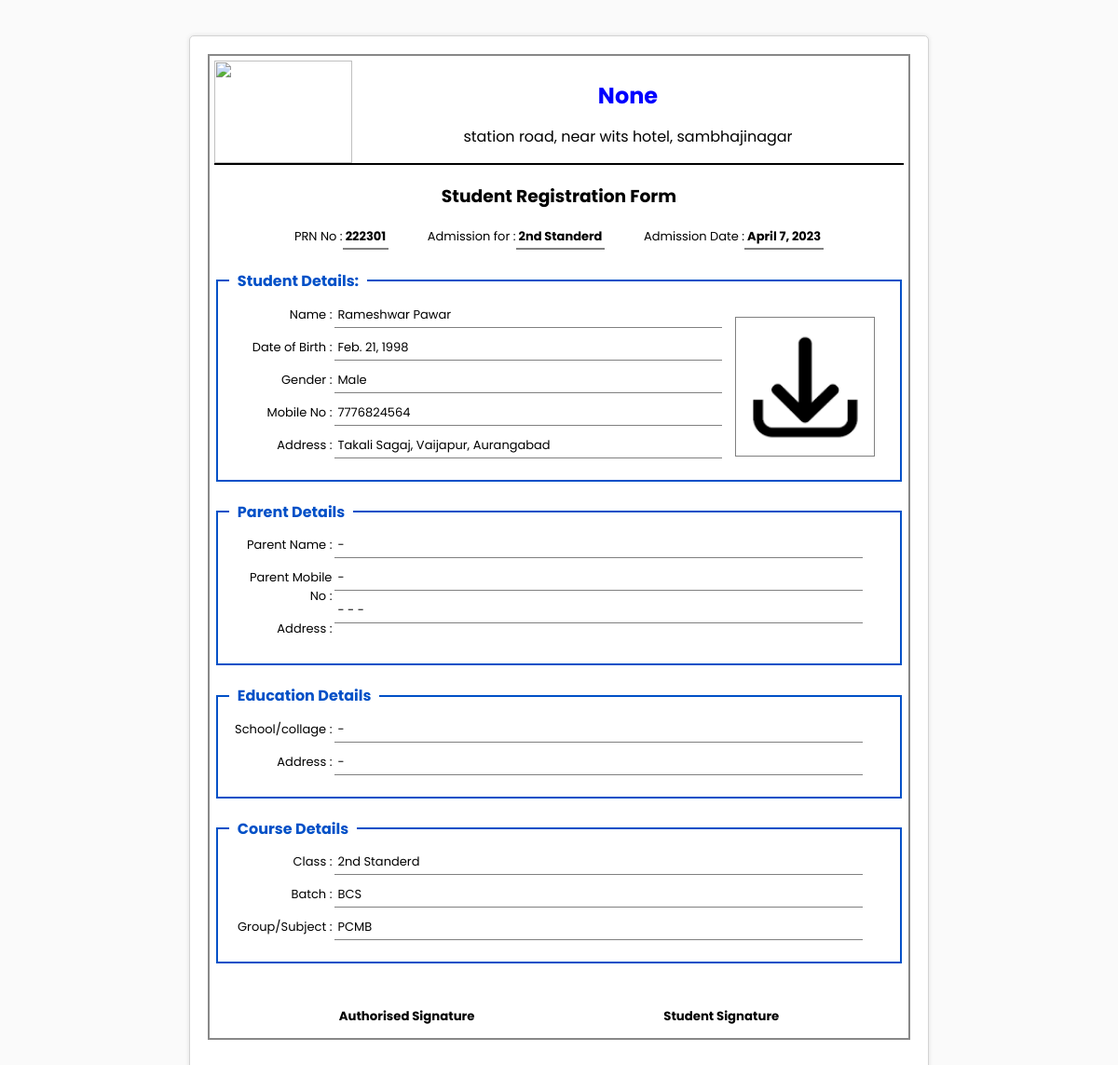
/Staff/print_admission_form/3 (signed in), run on the app's committed database.
### Developer/models.py (models this page shows)
class CustomUser(AbstractUser):
    id = models.AutoField(primary_key=True)
    username = models.CharField(max_length=255,null=True,unique=True)
    is_institute=models.BooleanField(default=False)
    academic_session_institute=models.CharField(max_length=255,null=True, choices=FINANCIAL_YEAR)
    institute_profile=models.ImageField( upload_to="institute_profile/", null=True,blank=True)
    institute_name = models.CharField(max_length=255,null=True)
    academic_session_staff = models.CharField(max_length=255,null=True, choices=FINANCIAL_YEAR)
    staff_name=models.CharField(max_length=255,null=True)
    staff_id_no=models.IntegerField(null=True)
    staff_profile=models.ImageField( upload_to="staff_profile/", null=True,blank=True)
    institute_name_staff = models.CharField(max_length=255,null=True)
    is_student=models.BooleanField(default=False)
    student_profile=models.ImageField( upload_to="student_profile/", null=True,blank=True)
    student_prn_no=models.IntegerField(null=True)
    student_admission_date=models.DateField(auto_now=False, auto_now_add=False,null=True)
    academic_session_student=models.CharField(max_length=255,null=True,blank=True, choices=FINANCIAL_YEAR)
    student_name=models.CharField(max_length=255,null=True)
    student_gender=models.CharField(max_length=255,null=True)
    student_dob=models.DateField(auto_now=False, auto_now_add=False,null=True)
    student_mobile=models.CharField(max_length=255,null=True)
    student_village=models.CharField(max_length=255,null=True)
    student_taluka=models.CharField(max_length=255,null=True)
    student_dist=models.CharField(max_length=255,null=True)
    institute_name_student = models.CharField(max_length=255,null=True)
    parent_name=models.CharField(max_length=255,null=True,blank=True)
    parent_mobile=models.CharField(max_length=255,null=True,blank=True)
    parent_village=models.CharField(max_length=255,null=True,blank=True)
    parent_taluka=models.CharField(max_length=255,null=True,blank=True)
    parent_dist=models.CharField(max_length=255,null=True,blank=True)
    student_collage=models.CharField(max_length=255,null=True,blank=True)
    student_collage_address=models.CharField(max_length=255,null=True,blank=True)
    student_class=models.CharField(max_length=255,null=True,choices=CLASS)
    batch=models.CharField(max_length=255,null=True)
    group=models.CharField(max_length=255,null=True)
    status=models.CharField(max_length=255,null=True,choices=STUDENT_STATUS)

### Staff/views.py (the view)
# urls.py: path("print_admission_form/<int:id>",Staff_view.print_admission_form, name='print_admission_form'),
@user_passes_test(lambda user: user.is_staff)
@login_required(login_url='/login/')
def print_admission_form(request,id):
    dt=get_object_or_404(CustomUser,id=id)
    return render(request,"print_admission_form.html",{'id':id,'data':dt})

### Staff/templates/print_admission_form.html (shortened to what this page needs)
<html lang="en">
<head>
</head>
<body>
    <div class="book">
        <div class="page">
          <div class="subpage">
            <section class="header">
              <div class="logo">
                <img src="https://benzin.io/wp-content/uploads/2020/09/test-img.jpg" alt="" style="width: 100%;">
              </div>
              <div class="collage_name">
                <h1>{{user.institute_name}}</h1>
                <p>station road, near wits hotel, sambhajinagar</p>
              </div>
            </section>
            <center>
              <h3>Student Registration Form</h3>
            </center>
            <section class="generel">
              <center>
                <span class="generel_heading">PRN No :</span><span class="generel_data"><b>{{data.student_prn_no}}</b></span>
              <span class="generel_heading">Admission for :</span><span class="generel_data"><b>{{data.student_class}}</b></span>
              <span class="generel_heading">Admission Date :</span><span class="generel_data"><b>{{data.student_admission_date}}</b></span>
              </center>
            </section>
            <section style="margin-top: 25px;">
              <fieldset>
                <legend>&nbsp;&nbsp;Student Details:&nbsp;&nbsp;</legend>
                <div class="student_details">
                  <div class="heading" style="text-align: right;">
                    <p  style="border-bottom:1px solid white; padding:3px;">Name :</p>
                    <p  style="border-bottom:1px solid white; padding:3px;">Date of Birth :</p>
                    <p  style="border-bottom:1px solid white; padding:3px;">Gender :</p>
                    <p  style="border-bottom:1px solid white; padding:3px;">Mobile No :</p>
                    <p  style="border-bottom:1px solid white; padding:3px;">Address :</p>
                  </div>
                  <div class="data">
                    <p style="border-bottom:1px solid gray; padding:3px;">{% if data.student_name %} {{data.student_name}} {% else %} - {% endif %}</p>
                    <p style="border-bottom:1px solid gray; padding:3px;">{% if data.student_dob %} {{data.student_dob}} {% else %} - {% endif %}</p>
                    <p style="border-bottom:1px solid gray; padding:3px;">{% if data.student_gender %} {{data.student_gender}} {% else %} - {% endif %}</p>
                    <p style="border-bottom:1px solid gray; padding:3px;">{% if data.student_mobile %} {{data.student_mobile}} {% else %} - {% endif %} </p>
                    <p style="border-bottom:1px solid gray; padding:3px;">{{data.student_village}}, {{data.student_taluka}}, {{data.student_dist}} </p>
                  </div>
                  <div class="photo">
                    <center>
                      <div style="width: 150px; height: 150px; border:1px solid gray; ">
                        <img src="{{data.student_profile.url}}" alt="" style="width:100%; height: 100%;">
                      </div>
                    </center>
                  </div>
                </div>
               </fieldset>
            </section>
            <section style="margin-top: 20px;">
              <fieldset>
                <legend>&nbsp;&nbsp;Parent Details&nbsp;&nbsp;</legend>
                <div class="parent_details">
                  <div class="heading" style="text-align: right;">
                    <p  style="border-bottom:1px solid white; padding:3px;">Parent Name :</p>
                    <p  style="border-bottom:1px solid white; padding:3px;">Parent Mobile No :</p>
                    <p  style="border-bottom:1px solid white; padding:3px;">Address :</p>
                  </div>
                  <div class="data">
                    <p style="border-bottom:1px solid gray; padding:3px;">{% if data.parent_name %} {{data.parent_name}} {% else %} - {% endif %}</p>
                    <p style="border-bottom:1px solid gray; padding:3px;">{% if data.parent_mobile %} {{data.parent_mobile}} {% else %} - {% endif %} </p>
                    <p style="border-bottom:1px solid gray; padding:3px;">
                      {% if data.parent_village %} {{data.parent_village}} {% else %} - {% endif %}
                      {% if data.parent_taluka %} {{data.parent_taluka}} {% else %} - {% endif %}
                      {% if data.parent_dist %} {{data.parent_dist}} {% else %} - {% endif %}
                    </p>
                  </div>
                </div>
               </fieldset>
            </section>
            <section style="margin-top: 20px;">
              <fieldset>
                <legend>&nbsp;&nbsp;Education Details&nbsp;&nbsp;</legend>
                <div class="education_details">
                  <div class="heading" style="text-align: right;">
                    <p  style="border-bottom:1px solid white; padding:3px;">School/collage :</p>
                    <p  style="border-bottom:1px solid white; padding:3px;">Address :</p>
                  </div>
                  <div class="data">
                    <p style="border-bottom:1px solid gray; padding:3px;">{% if data.student_collage %} {{data.student_collage}} {% else %} - {% endif %}</p>
                    <p style="border-bottom:1px solid gray; padding:3px;">{% if data.student_collage_address %} {{data.student_collage_address}} {% else %} - {% endif %}</p>
                  </div>
                </div>
               </fieldset>
            </section>
            <section style="margin-top: 20px;">
              <fieldset>
                <legend>&nbsp;&nbsp;Course Details&nbsp;&nbsp;</legend>
                <div class="course_details">
                  <div class="heading" style="text-align: right;">
                    <p  style="border-bottom:1px solid white; padding:3px;">Class :</p>
                    <p  style="border-bottom:1px solid white; padding:3px;">Batch :</p>
                    <p  style="border-bottom:1px solid white; padding:3px;">Group/Subject :</p>
                  </div>
                  <div class="data">
                    <p style="border-bottom:1px solid gray; padding:3px;">{% if data.student_class %} {{data.student_class}} {% else %} - {% endif %}</p>
                    <p style="border-bottom:1px solid gray; padding:3px;">{% if data.batch %} {{data.batch}} {% else %} - {% endif %}</p>
                    <p style="border-bottom:1px solid gray; padding:3px;">{% if data.group %} {{data.group}} {% else %} - {% endif %}</p>
                  </div>
                </div>
               </fieldset>
            </section>
            <section class="signature">
              <br>
              <center>
                <h5>
                  Authorised Signature
                  <span style="margin-left: 200px;">
                    Student Signature
                  </span>
                </h5>
              </center>
            </section>
          </div>
        </div>
      </div>
</body>
</html>

### Staff/templates/print_admission_form.html (style rules this page uses)
body { margin: 0; padding: 0; background-color: #FAFAFA; font-family:Poppins; }
* { box-sizing: border-box; -moz-box-sizing: border-box; }
.page { width: 21cm; min-height: 29.7cm; padding: 0.5cm; margin: 1cm auto; border: 1px #D3D3D3 solid; border-radius: 5px; background: white; box-shadow: 0 0 5px rgba(0, 0, 0, 0.1); }
p { margin-top: -5px; }
fieldset { border:2px solid rgb(0, 80, 199); }
legend { font-weight: bold; color: rgb(0, 80, 199); }
.subpage { border:2px solid rgb(136, 136, 136); height:28cm; padding:5px; }
.header { display: flex; flex-direction: row; border-bottom:2px solid black; }
.header .logo { width:20%; }
.header .collage_name { width:80%; text-align: center; }
.header .collage_name h1 { color: blue; }
.generel { font-size: 13px;; }
.generel .generel_data { border-bottom:2px solid gray; padding: 3px;; }
.student_details { margin-top:10px; display: flex; flex-direction: row; font-size: 13px;; }
.student_details .heading { width: 3cm; }
.student_details .data { width: 11cm; }
.student_details .photo { width: 4.7cm; padding: 10px; }
.parent_details { margin-top:10px; display: flex; flex-direction: row; font-size: 13px;; }
.parent_details .heading { width: 3cm; }
.parent_details .data { width: 15cm; }
.education_details { margin-top:10px; display: flex; flex-direction: row; font-size: 13px;; }
.education_details .heading { width: 3cm; }
.education_details .data { width: 15cm; }
.course_details { margin-top:10px; display: flex; flex-direction: row; font-size: 13px;; }
.course_details .heading { width: 3cm; }
.course_details .data { width: 15cm; }

### data on the page
CustomUser: institute_name "None"
CustomUser: student_prn_no "222301", student_class "2nd Standerd", student_admission_date "April 7, 2023", student_name "Rameshwar Pawar", student_dob "Feb. 21, 1998", student_gender "Male", student_mobile "7776824564", student_village "Takali Sagaj", student_taluka "Vaijapur", student_dist "Aurangabad", student_profile (picture), batch "BCS", group "PCMB"
